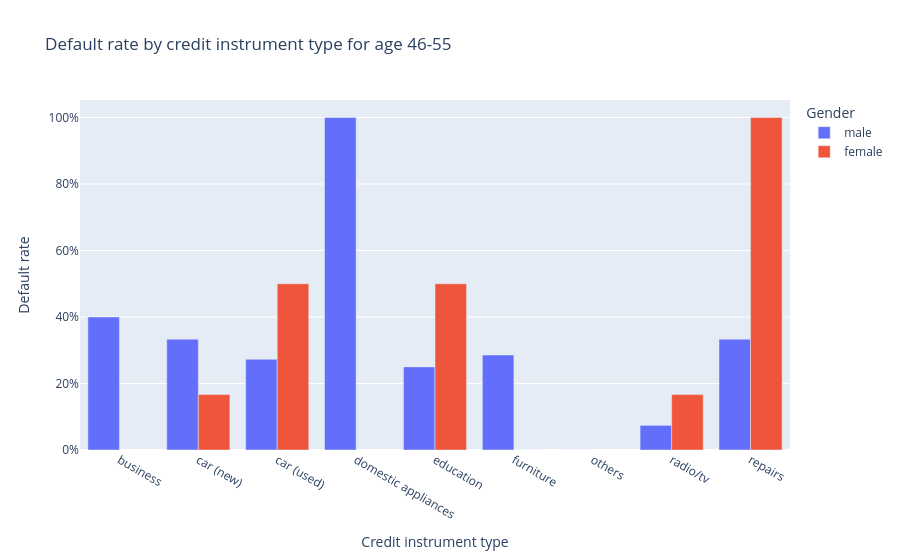

Notebook code for this chart:
### Code cell
run_agent_with_error_handling("lets look into the 46-55 bucket and its credit instrument type")

### Figure 1 — Plotly figure (JSON) as saved in the notebook; plotly's stock layout.template omitted (floating-point values rounded to 4 significant figures)
{"data": [{"alignmentgroup": "True", "customdata": [[5.0, 2.0], [21.0, 7.0], [11.0, 3.0], [2.0, 2.0], [8.0, 2.0], [14.0, 4.0], [1.0, 0.0], [27.0, 2.0], [3.0, 1.0]], "hovertemplate": "Gender=male<br>Credit instrument type=%{x}<br>Default rate=%{y}<br>Total loans=%{customdata[0]}<br>Defaults=%{customdata[1]}<extra></extra>", "legendgroup": "male", "marker": {"color": "#636efa", "pattern": {"shape": ""}}, "name": "male", "offsetgroup": "male", "orientation": "v", "showlegend": true, "textposition": "auto", "x": ["business", "car (new)", "car (used)", "domestic appliances", "education", "furniture", "others", "radio/tv", "repairs"], "xaxis": "x", "y": [0.4, 0.3333, 0.2727, 1.0, 0.25, 0.2857, 0.0, 0.07407, 0.3333], "yaxis": "y", "type": "bar"}, {"alignmentgroup": "True", "customdata": [[6.0, 1.0], [2.0, 1.0], [2.0, 1.0], [6.0, 0.0], [6.0, 1.0], [1.0, 1.0]], "hovertemplate": "Gender=female<br>Credit instrument type=%{x}<br>Default rate=%{y}<br>Total loans=%{customdata[0]}<br>Defaults=%{customdata[1]}<extra></extra>", "legendgroup": "female", "marker": {"color": "#EF553B", "pattern": {"shape": ""}}, "name": "female", "offsetgroup": "female", "orientation": "v", "showlegend": true, "textposition": "auto", "x": ["car (new)", "car (used)", "education", "furniture", "radio/tv", "repairs"], "xaxis": "x", "y": [0.1667, 0.5, 0.5, 0.0, 0.1667, 1.0], "yaxis": "y", "type": "bar"}], "layout": {"xaxis": {"anchor": "y", "domain": [0.0, 1.0], "title": {"text": "Credit instrument type"}}, "yaxis": {"anchor": "x", "domain": [0.0, 1.0], "title": {"text": "Default rate"}, "tickformat": ".0%"}, "legend": {"title": {"text": "Gender"}, "tracegroupgap": 0}, "title": {"text": "Default rate by credit instrument type for age 46-55"}, "barmode": "group"}}
